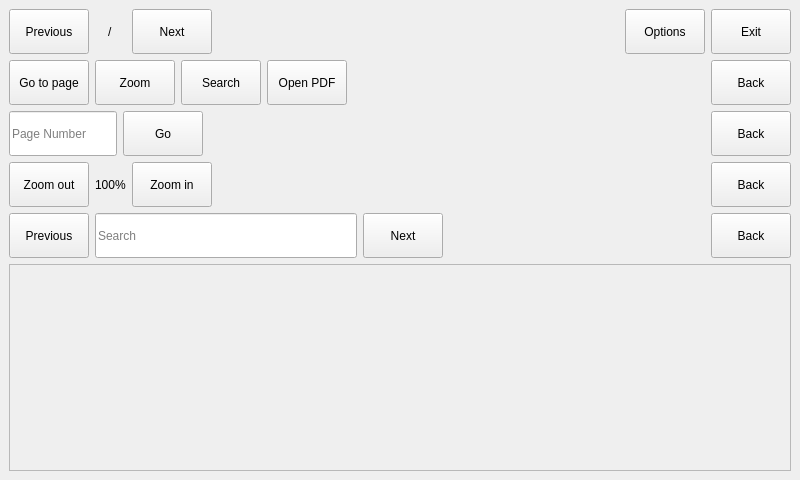
<?xml version="1.0" encoding="UTF-8"?>
<ui version="4.0">
 <class>eduRead</class>
 <widget class="QMainWindow" name="eduRead">
  <property name="geometry">
   <rect>
    <x>0</x>
    <y>0</y>
    <width>800</width>
    <height>480</height>
   </rect>
  </property>
  <property name="sizePolicy">
   <sizepolicy hsizetype="Fixed" vsizetype="Fixed">
    <horstretch>0</horstretch>
    <verstretch>0</verstretch>
   </sizepolicy>
  </property>
  <property name="maximumSize">
   <size>
    <width>800</width>
    <height>480</height>
   </size>
  </property>
  <property name="focusPolicy">
   <enum>Qt::NoFocus</enum>
  </property>
  <property name="contextMenuPolicy">
   <enum>Qt::NoContextMenu</enum>
  </property>
  <property name="windowTitle">
   <string>eduRead</string>
  </property>
  <widget class="QWidget" name="centralWidget">
   <property name="focusPolicy">
    <enum>Qt::NoFocus</enum>
   </property>
   <property name="contextMenuPolicy">
    <enum>Qt::NoContextMenu</enum>
   </property>
   <layout class="QGridLayout" name="gridLayout_2">
    <property name="margin">
     <number>9</number>
    </property>
    <item row="5" column="0">
     <widget class="QScrollArea" name="scrollArea">
      <property name="focusPolicy">
       <enum>Qt::NoFocus</enum>
      </property>
      <property name="contextMenuPolicy">
       <enum>Qt::NoContextMenu</enum>
      </property>
      <property name="widgetResizable">
       <bool>true</bool>
      </property>
      <widget class="QWidget" name="scrollAreaWidgetContents">
       <property name="geometry">
        <rect>
         <x>0</x>
         <y>0</y>
         <width>780</width>
         <height>205</height>
        </rect>
       </property>
       <property name="focusPolicy">
        <enum>Qt::NoFocus</enum>
       </property>
       <property name="contextMenuPolicy">
        <enum>Qt::NoContextMenu</enum>
       </property>
       <layout class="QGridLayout" name="gridLayout">
        <property name="margin">
         <number>0</number>
        </property>
        <item row="1" column="0">
         <widget class="QLabel" name="display_label">
          <property name="enabled">
           <bool>true</bool>
          </property>
          <property name="text">
           <string/>
          </property>
          <property name="alignment">
           <set>Qt::AlignCenter</set>
          </property>
         </widget>
        </item>
       </layout>
      </widget>
     </widget>
    </item>
    <item row="1" column="0">
     <widget class="QWidget" name="options_widget" native="true">
      <layout class="QHBoxLayout" name="horizontalLayout_4">
       <property name="margin">
        <number>0</number>
       </property>
       <item>
        <widget class="QPushButton" name="goToPage_options_pushButton">
         <property name="sizePolicy">
          <sizepolicy hsizetype="Preferred" vsizetype="Fixed">
           <horstretch>0</horstretch>
           <verstretch>0</verstretch>
          </sizepolicy>
         </property>
         <property name="minimumSize">
          <size>
           <width>0</width>
           <height>45</height>
          </size>
         </property>
         <property name="text">
          <string>Go to page</string>
         </property>
        </widget>
       </item>
       <item>
        <widget class="QPushButton" name="zoom_options_pushButton">
         <property name="sizePolicy">
          <sizepolicy hsizetype="Preferred" vsizetype="Fixed">
           <horstretch>0</horstretch>
           <verstretch>0</verstretch>
          </sizepolicy>
         </property>
         <property name="minimumSize">
          <size>
           <width>0</width>
           <height>45</height>
          </size>
         </property>
         <property name="text">
          <string>Zoom</string>
         </property>
        </widget>
       </item>
       <item>
        <widget class="QPushButton" name="search_options_pushButton">
         <property name="sizePolicy">
          <sizepolicy hsizetype="Preferred" vsizetype="Fixed">
           <horstretch>0</horstretch>
           <verstretch>0</verstretch>
          </sizepolicy>
         </property>
         <property name="minimumSize">
          <size>
           <width>0</width>
           <height>45</height>
          </size>
         </property>
         <property name="text">
          <string>Search</string>
         </property>
        </widget>
       </item>
       <item>
        <widget class="QPushButton" name="openPDF_options_pushButton">
         <property name="sizePolicy">
          <sizepolicy hsizetype="Preferred" vsizetype="Fixed">
           <horstretch>0</horstretch>
           <verstretch>0</verstretch>
          </sizepolicy>
         </property>
         <property name="minimumSize">
          <size>
           <width>0</width>
           <height>45</height>
          </size>
         </property>
         <property name="text">
          <string>Open PDF</string>
         </property>
        </widget>
       </item>
       <item>
        <spacer name="horizontalSpacer_optionsWidget">
         <property name="orientation">
          <enum>Qt::Horizontal</enum>
         </property>
         <property name="sizeHint" stdset="0">
          <size>
           <width>40</width>
           <height>20</height>
          </size>
         </property>
        </spacer>
       </item>
       <item>
        <widget class="QPushButton" name="back_options_pushButton">
         <property name="sizePolicy">
          <sizepolicy hsizetype="Preferred" vsizetype="Fixed">
           <horstretch>0</horstretch>
           <verstretch>0</verstretch>
          </sizepolicy>
         </property>
         <property name="minimumSize">
          <size>
           <width>0</width>
           <height>45</height>
          </size>
         </property>
         <property name="text">
          <string>Back</string>
         </property>
        </widget>
       </item>
      </layout>
     </widget>
    </item>
    <item row="3" column="0">
     <widget class="QWidget" name="zoom_widget" native="true">
      <layout class="QHBoxLayout" name="horizontalLayout_6">
       <property name="margin">
        <number>0</number>
       </property>
       <item>
        <widget class="QPushButton" name="zoomOut_zoom_pushButton">
         <property name="sizePolicy">
          <sizepolicy hsizetype="Preferred" vsizetype="Fixed">
           <horstretch>0</horstretch>
           <verstretch>0</verstretch>
          </sizepolicy>
         </property>
         <property name="minimumSize">
          <size>
           <width>0</width>
           <height>45</height>
          </size>
         </property>
         <property name="text">
          <string>Zoom out</string>
         </property>
        </widget>
       </item>
       <item>
        <widget class="QLabel" name="scale_zoom_label">
         <property name="text">
          <string>100%</string>
         </property>
        </widget>
       </item>
       <item>
        <widget class="QPushButton" name="zoomIn_zoom_pushButton">
         <property name="sizePolicy">
          <sizepolicy hsizetype="Preferred" vsizetype="Fixed">
           <horstretch>0</horstretch>
           <verstretch>0</verstretch>
          </sizepolicy>
         </property>
         <property name="minimumSize">
          <size>
           <width>0</width>
           <height>45</height>
          </size>
         </property>
         <property name="text">
          <string>Zoom in</string>
         </property>
        </widget>
       </item>
       <item>
        <spacer name="horizontalSpacer_zoom">
         <property name="orientation">
          <enum>Qt::Horizontal</enum>
         </property>
         <property name="sizeHint" stdset="0">
          <size>
           <width>462</width>
           <height>20</height>
          </size>
         </property>
        </spacer>
       </item>
       <item>
        <widget class="QPushButton" name="back_zoom_pushButton">
         <property name="sizePolicy">
          <sizepolicy hsizetype="Preferred" vsizetype="Fixed">
           <horstretch>0</horstretch>
           <verstretch>0</verstretch>
          </sizepolicy>
         </property>
         <property name="minimumSize">
          <size>
           <width>0</width>
           <height>45</height>
          </size>
         </property>
         <property name="text">
          <string>Back</string>
         </property>
        </widget>
       </item>
      </layout>
     </widget>
    </item>
    <item row="0" column="0">
     <widget class="QWidget" name="default_widget" native="true">
      <layout class="QHBoxLayout" name="horizontalLayout_3">
       <property name="margin">
        <number>0</number>
       </property>
       <item>
        <widget class="QPushButton" name="previous_pushButton">
         <property name="sizePolicy">
          <sizepolicy hsizetype="Fixed" vsizetype="Fixed">
           <horstretch>0</horstretch>
           <verstretch>0</verstretch>
          </sizepolicy>
         </property>
         <property name="minimumSize">
          <size>
           <width>0</width>
           <height>45</height>
          </size>
         </property>
         <property name="text">
          <string>Previous</string>
         </property>
        </widget>
       </item>
       <item>
        <widget class="QLabel" name="currentPage_lable">
         <property name="sizePolicy">
          <sizepolicy hsizetype="Preferred" vsizetype="Preferred">
           <horstretch>0</horstretch>
           <verstretch>0</verstretch>
          </sizepolicy>
         </property>
         <property name="text">
          <string/>
         </property>
         <property name="wordWrap">
          <bool>true</bool>
         </property>
        </widget>
       </item>
       <item>
        <widget class="QLabel" name="slash_label">
         <property name="sizePolicy">
          <sizepolicy hsizetype="Fixed" vsizetype="Preferred">
           <horstretch>0</horstretch>
           <verstretch>0</verstretch>
          </sizepolicy>
         </property>
         <property name="text">
          <string>/</string>
         </property>
         <property name="wordWrap">
          <bool>true</bool>
         </property>
        </widget>
       </item>
       <item>
        <widget class="QLabel" name="NoOfPages_Label">
         <property name="sizePolicy">
          <sizepolicy hsizetype="Preferred" vsizetype="Preferred">
           <horstretch>0</horstretch>
           <verstretch>0</verstretch>
          </sizepolicy>
         </property>
         <property name="text">
          <string/>
         </property>
         <property name="wordWrap">
          <bool>true</bool>
         </property>
        </widget>
       </item>
       <item>
        <widget class="QPushButton" name="next_pushButton">
         <property name="sizePolicy">
          <sizepolicy hsizetype="Fixed" vsizetype="Fixed">
           <horstretch>0</horstretch>
           <verstretch>0</verstretch>
          </sizepolicy>
         </property>
         <property name="minimumSize">
          <size>
           <width>0</width>
           <height>45</height>
          </size>
         </property>
         <property name="text">
          <string>Next</string>
         </property>
        </widget>
       </item>
       <item>
        <spacer name="horizontalSpacer_defaultWidget">
         <property name="orientation">
          <enum>Qt::Horizontal</enum>
         </property>
         <property name="sizeHint" stdset="0">
          <size>
           <width>182</width>
           <height>20</height>
          </size>
         </property>
        </spacer>
       </item>
       <item>
        <widget class="QPushButton" name="options_pushButton">
         <property name="minimumSize">
          <size>
           <width>0</width>
           <height>45</height>
          </size>
         </property>
         <property name="text">
          <string>Options</string>
         </property>
        </widget>
       </item>
       <item>
        <widget class="QPushButton" name="exit_pushButton">
         <property name="minimumSize">
          <size>
           <width>0</width>
           <height>45</height>
          </size>
         </property>
         <property name="text">
          <string>Exit</string>
         </property>
        </widget>
       </item>
      </layout>
     </widget>
    </item>
    <item row="2" column="0">
     <widget class="QWidget" name="goToPage_widget" native="true">
      <layout class="QHBoxLayout" name="horizontalLayout_5">
       <property name="margin">
        <number>0</number>
       </property>
       <item>
        <widget class="QLineEdit" name="pageNum_goToPage_lineEdit">
         <property name="sizePolicy">
          <sizepolicy hsizetype="Preferred" vsizetype="Fixed">
           <horstretch>0</horstretch>
           <verstretch>0</verstretch>
          </sizepolicy>
         </property>
         <property name="minimumSize">
          <size>
           <width>0</width>
           <height>45</height>
          </size>
         </property>
         <property name="inputMask">
          <string>000000; </string>
         </property>
         <property name="placeholderText">
          <string>Page Number</string>
         </property>
        </widget>
       </item>
       <item>
        <widget class="QPushButton" name="go_goToPage_pushButton">
         <property name="minimumSize">
          <size>
           <width>0</width>
           <height>45</height>
          </size>
         </property>
         <property name="text">
          <string>Go</string>
         </property>
        </widget>
       </item>
       <item>
        <spacer name="horizontalSpacer">
         <property name="orientation">
          <enum>Qt::Horizontal</enum>
         </property>
         <property name="sizeHint" stdset="0">
          <size>
           <width>40</width>
           <height>20</height>
          </size>
         </property>
        </spacer>
       </item>
       <item>
        <widget class="QPushButton" name="back_goToPage_pushButton">
         <property name="minimumSize">
          <size>
           <width>0</width>
           <height>45</height>
          </size>
         </property>
         <property name="text">
          <string>Back</string>
         </property>
        </widget>
       </item>
      </layout>
     </widget>
    </item>
    <item row="4" column="0">
     <widget class="QWidget" name="search_widget" native="true">
      <layout class="QHBoxLayout" name="horizontalLayout_7">
       <property name="margin">
        <number>0</number>
       </property>
       <item>
        <widget class="QPushButton" name="previous_search_pushButton">
         <property name="sizePolicy">
          <sizepolicy hsizetype="Preferred" vsizetype="Fixed">
           <horstretch>0</horstretch>
           <verstretch>0</verstretch>
          </sizepolicy>
         </property>
         <property name="minimumSize">
          <size>
           <width>0</width>
           <height>45</height>
          </size>
         </property>
         <property name="text">
          <string>Previous</string>
         </property>
        </widget>
       </item>
       <item>
        <widget class="QLineEdit" name="searchTerm_search_lineEdit">
         <property name="sizePolicy">
          <sizepolicy hsizetype="Expanding" vsizetype="Fixed">
           <horstretch>0</horstretch>
           <verstretch>0</verstretch>
          </sizepolicy>
         </property>
         <property name="minimumSize">
          <size>
           <width>0</width>
           <height>45</height>
          </size>
         </property>
         <property name="inputMask">
          <string/>
         </property>
         <property name="placeholderText">
          <string>Search</string>
         </property>
        </widget>
       </item>
       <item>
        <widget class="QPushButton" name="next_search_pushButton">
         <property name="sizePolicy">
          <sizepolicy hsizetype="Preferred" vsizetype="Fixed">
           <horstretch>0</horstretch>
           <verstretch>0</verstretch>
          </sizepolicy>
         </property>
         <property name="minimumSize">
          <size>
           <width>0</width>
           <height>45</height>
          </size>
         </property>
         <property name="text">
          <string>Next</string>
         </property>
        </widget>
       </item>
       <item>
        <spacer name="horizontalSpacer_search">
         <property name="orientation">
          <enum>Qt::Horizontal</enum>
         </property>
         <property name="sizeHint" stdset="0">
          <size>
           <width>248</width>
           <height>20</height>
          </size>
         </property>
        </spacer>
       </item>
       <item>
        <widget class="QPushButton" name="back_search_pushButton">
         <property name="sizePolicy">
          <sizepolicy hsizetype="Preferred" vsizetype="Fixed">
           <horstretch>0</horstretch>
           <verstretch>0</verstretch>
          </sizepolicy>
         </property>
         <property name="minimumSize">
          <size>
           <width>0</width>
           <height>45</height>
          </size>
         </property>
         <property name="text">
          <string>Back</string>
         </property>
        </widget>
       </item>
      </layout>
     </widget>
    </item>
   </layout>
  </widget>
 </widget>
 <layoutdefault spacing="6" margin="11"/>
 <resources/>
 <connections/>
</ui>
